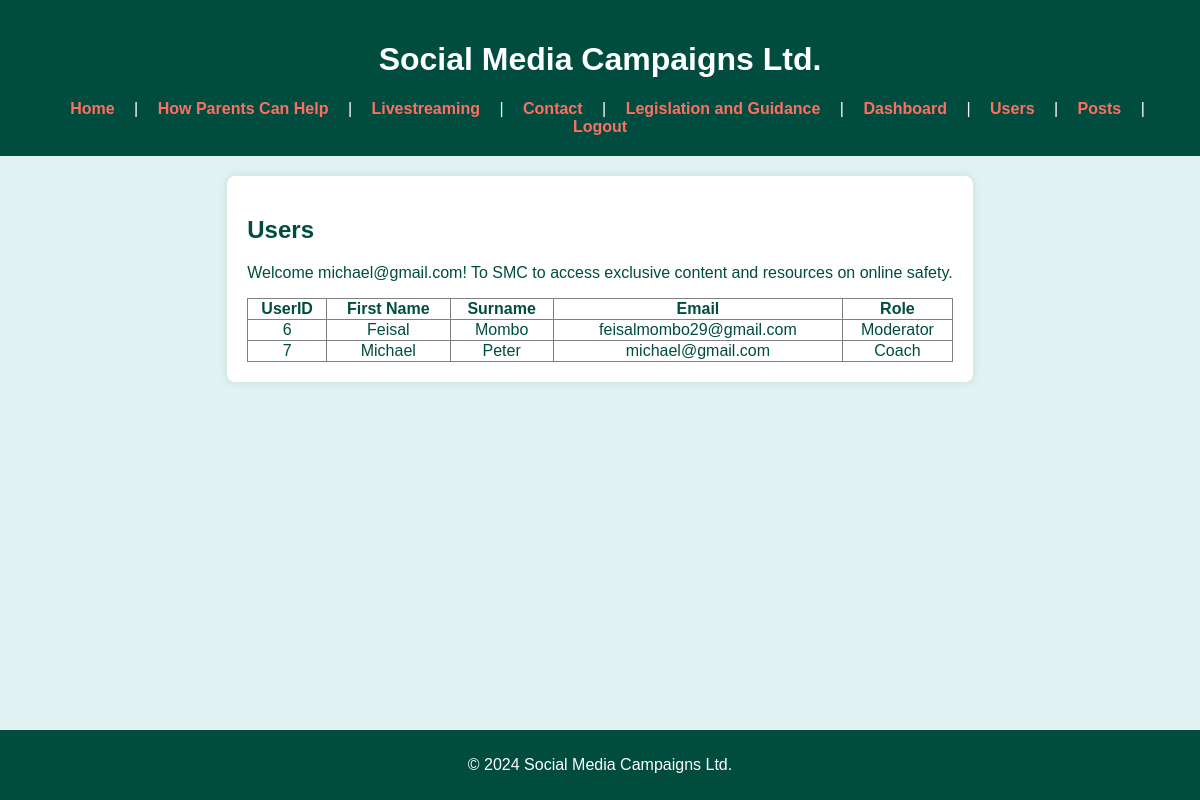
The app's page /viewusers.php (signed in) with its own data.
### tables this page shows
CREATE TABLE `users` (
  `userID` int(11) NOT NULL,
  `first_name` varchar(50) NOT NULL,
  `surname` varchar(50) NOT NULL,
  `email` varchar(100) NOT NULL,
  `password` varchar(255) NOT NULL,
  `role` enum('Member','Coach','Moderator','Parent') NOT NULL
);

### viewusers.php (the view, shortened to what this page needs)
<?php
require('db.php');
?>
<!DOCTYPE html>
<html lang="en">
<head>
    <link rel="stylesheet" href="main.css">
</head>
<body>
    <header>
        <h1>Social Media Campaigns Ltd.</h1>
        <nav>
            <a href="index.html">Home</a> |
            <a href="how-parents-can-help.html">How Parents Can Help</a> |
            <a href="livestreaming.html">Livestreaming</a> |
            <a href="contact.html">Contact</a> |
            <a href="legislation-and-guidance.html">Legislation and Guidance</a> |
            <a href="dashboard.php">Dashboard</a> |
            <a href="viewusers.php">Users</a> |
            <a href="posts.php">Posts</a> |
            <a href="logout.php">Logout</a>
        </nav>
    </header>
    <main>
        <h2>Users</h2>
        <p>Welcome <?php echo $_SESSION['email']; ?>! To SMC to access exclusive content and resources on online safety.</p>
        <table width="100%" border="1" style="border-collapse:collapse;" >
            <thead>
                <tr>
                <th><strong>UserID</strong></th>
                <th><strong>First Name</strong></th>
                <th><strong>Surname</strong></th>
                <th><strong>Email</strong></th>
                <th><strong>Role</strong></th>
                </tr>
            </thead>
            <tbody>
                <?php
                $count=1;
                $sel_query="Select * from users ORDER BY userID asc;";
                $result = mysqli_query($con,$sel_query) or die(mysqli_error($con));
                while($row = mysqli_fetch_assoc($result)) { ?>
                <tr>
                <td align="center"><?php echo $row["userID"]; ?></td>
                <td align="center"><?php echo $row["first_name"]; ?></td>
                <td align="center"><?php echo $row["surname"]; ?></td>
                <td align="center"><?php echo $row["email"]; ?></td>
                <td align="center"><?php echo $row["role"]; ?></td>
                </tr>
                <?php $count++; } ?>
            </tbody>
        </table>
    </main>
    <footer>
        <p>&copy; 2024 Social Media Campaigns Ltd.</p>
    </footer>
</body>
</html>

### main.css (style rules this page uses)
body { font-family: Arial, sans-serif; color: #004d40; margin: 0; padding: 0; background-color: #e0f2f1; display: flex; flex-direction: column; min-height: 100vh; }
header { background-color: #004d40; color: #fff; padding: 20px; text-align: center; }
nav a { color: #ff6f61; margin: 0 15px; text-decoration: none; font-weight: bold; transition: color 0.3s, opacity 0.3s; }
main { padding: 20px; background-color: #fff; margin: 20px auto; max-width: 800px; box-shadow: 0 0 10px rgba(0, 0, 0, 0.1); border-radius: 8px; box-sizing: border-box; flex-grow: 0; flex-shrink: 0; }
footer { background-color: #004d40; color: #fff; text-align: center; padding: 10px; width: 100%; box-sizing: border-box; margin-top: auto; }

### records on screen
users: userID "6", first_name "Feisal", surname "Mombo", email "feisalmombo29@gmail.com", role "Moderator"
users: userID "7", first_name "Michael", surname "Peter", email "michael@gmail.com", role "Coach"

### other values on screen
$_SESSION['email'] "michael@gmail.com"
